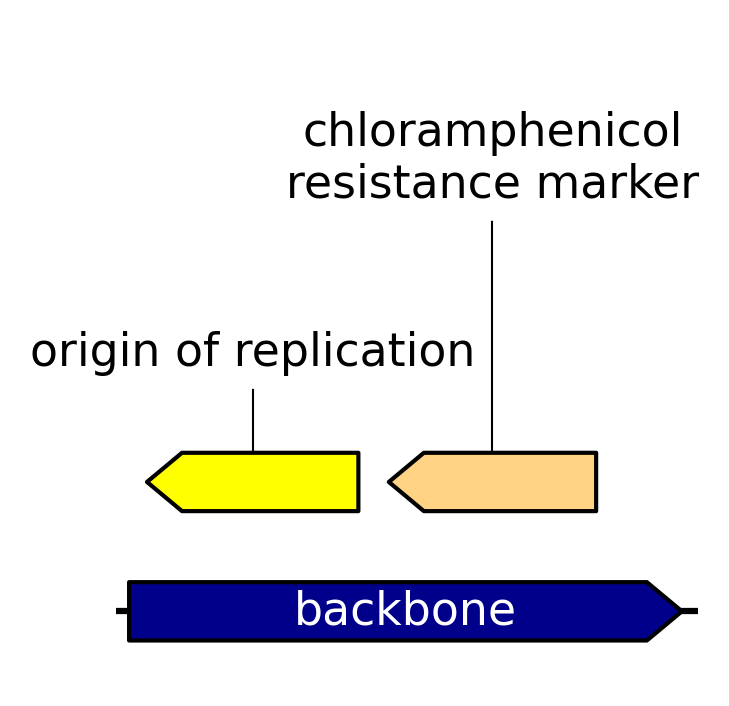

The Python source for this figure:
from matplotlib import rc_context
from A_linear_plot import CustomTranslator

rc_context({"path.sketch": (1.5, 300, 1)})  # scale, length, randomness


translator = CustomTranslator()
graphic_record = translator.translate_record("plasmid.gb")
cropped_record = graphic_record.crop((0, 1850))
ax, _ = cropped_record.plot(figure_width=2.5, with_ruler=False)
ax.figure.savefig("D_cartoon_plot.png", dpi=300, bbox_inches="tight")
